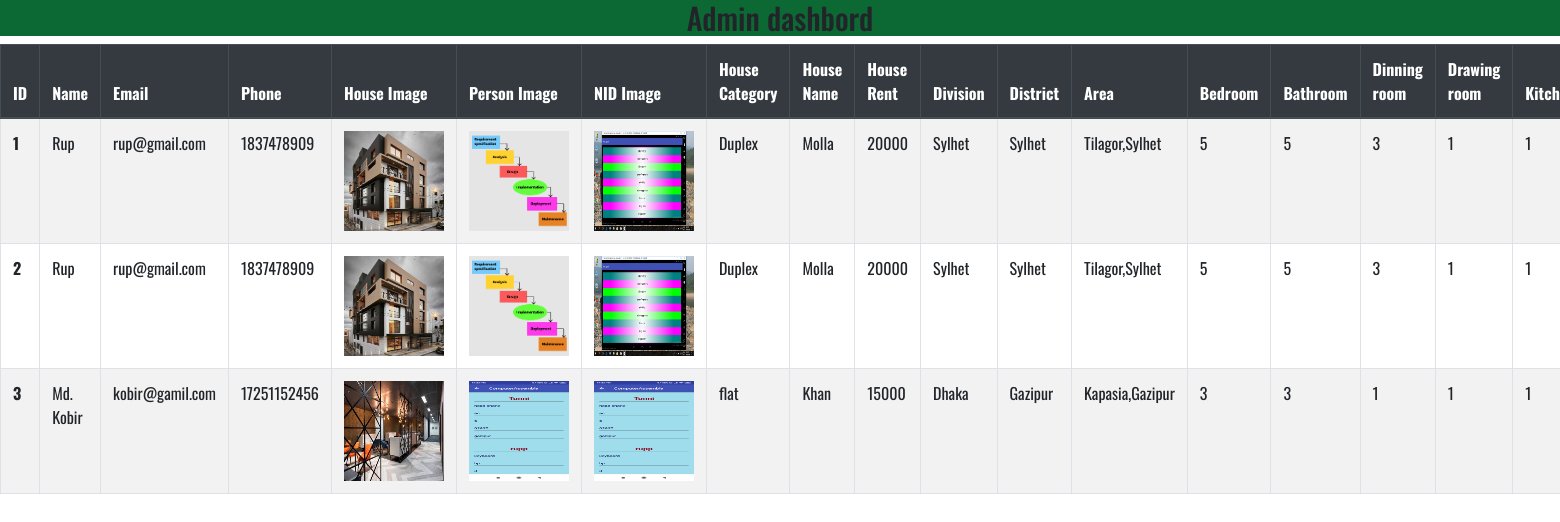
The app's page /admindashboard/ with its own data.
### houserental/models.py (models this page shows)
class ownerformfill(models.Model):
    ownername=models.CharField(max_length=100)
    email=models.EmailField()
    phn=models.IntegerField()
    housecategory=models.CharField(choices=HOUSE_CATEGORY, max_length=200)
    housename=models.CharField(max_length=100)
    houserent=models.PositiveIntegerField(default=0)
    img=models.ImageField(upload_to=fileimg, null=True, blank=True )
    imgidfont=models.ImageField(upload_to=fileimg, null=True, blank=True )
    imgidback=models.ImageField(upload_to=fileimg, null=True, blank=True )
    division=models.CharField(max_length=50)   #select dity pari nai..tai choices=DIVIDSION cut korlm
    district=models.CharField(max_length=100)
    area=models.CharField(max_length=250, verbose_name='Area', blank=True)
    housesize=models.CharField(max_length=100)
    bedroom=models.PositiveIntegerField(default=0)
    dinning=models.PositiveIntegerField(default=0)
    drawing=models.PositiveIntegerField(default=0)
    bathroom=models.PositiveIntegerField(default=0)
    kitchen=models.PositiveIntegerField(default=0)
    balcony=models.PositiveIntegerField(default=0)
    allinfo=models.CharField(max_length=100)
    class Meta:
        verbose_name = "Ownerformfill"
        verbose_name_plural = "Ownerformfill"

### houserental/views.py (the view)
# urls.py: path('admindashboard/', views.admindashboard, name='admindashboard'),
def admindashboard(request):
    if request.method =="POST":
        a=request.POST.get('houserent')
        b=request.POST.get('housesize')
        formfetch=ownerformfill.objects.all()
    else:
        formfetch=ownerformfill.objects.all()
    return render(request, 'admindashboard.html',{'formfetch':formfetch} )

### template/admindashboard.html (shortened to what this page needs)
{%load static %}
<!DOCTYPE>
<html>
  <head>
<link rel="stylesheet" href="https://cdn.jsdelivr.net/npm/bootstrap@4.6.1/dist/css/bootstrap.min.css">
{%load static %}
<link rel="stylesheet" href="{% static 'css/style.css'%}">
<link rel="stylesheet" href="{% static 'css/base.css'%}">
<link rel="stylesheet" href="https://cdnjs.cloudflare.com/ajax/libs/font-awesome/6.0.0-beta2/css/all.min.css">
<link rel="stylesheet" href="https://unpkg.com/@trevoreyre/autocomplete-js/dist/style.css"/>
<link rel="stylesheet" href="https://ajax.googleapis.com/ajax/libs/jqueryui/1.11.4/themes/smoothness/jquery-ui.css">
</head>
<body>
<h1 class="feature">Admin dashbord</h1>
<div class="content">
{% if formfetch %}
<table class="table table-bordered table-striped ">
    <thead class="thead-dark">
      <tr>
        <th scope="col">ID</th>
        <th scope="col">Name</th>
        <th scope="col">Email</th>
        <th scope="col">Phone</th>
        <th scope="col">House Image</th>
        <th scope="col">Person Image</th>
        <th scope="col">NID Image</th>
        <th scope="col">House Category</th>
        <th scope="col">House Name</th>
        <th scope="col">House Rent</th>
        <th scope="col">Division</th>
        <th scope="col">District</th>
        <th scope="col">Area</th>
        <th scope="col">Bedroom</th>
        <th scope="col">Bathroom</th>
        <th scope="col">Dinning room</th>
        <th scope="col">Drawing room</th>
        <th scope="col">Kitchen</th>
      </tr>
    </thead>
    <tbody>
        {% for f in formfetch%}
      <tr>
        <th scope="row">{{f.id}}</th>
        <td>{{f.ownername}}</td>
        <td>{{f.email}}</td>
        <td>{{f.phn}}</td>
        <td>
            <img style="height:100px" src="{{ f.img.url }}" alt="Category image" class="image-responsive mx-auto" width="100px" height="30%">
        </td>
        <td>
          <img style="height:100px" src="{{ f.imgidfont.url }}" alt="Category image" class="image-responsive" width="100px">
       </td>
       <td>
        <img style="height:100px" src="{{ f.imgidback.url }}" alt="Category image" class="image-responsive" width="100px">
      </td>
      <td>{{f.housecategory}}</td>
      <td>{{f.housename}}</td>
      <td>{{f.houserent}}</td>
      <td>{{f.division}}</td>
      <td>{{f.district}}</td>
      <td>{{f.area}}</td>
      <td>{{f.bedroom}}</td>
      <td>{{f.bathroom}}</td>
      <td>{{f.dinning}}</td>
      <td>{{f.drawing}}</td>
      <td>{{f.kitchen}}</td>
</tr>
{%endfor%}
</tbody>
</table>
{%endif%}
</div>
  </body>
</html>

### static/css/style.css (style rules this page uses)
* { font-family: 'Bebas Neue', cursive; font-family: 'Oswald', sans-serif; }
.feature { background-color: #0D6934; font-size: 30px; text-align: center; }

### static/css/base.css (style rules this page uses)
.image-responsive { height: 300px; }

### records on screen
ownerformfill: id "1", ownername "Rup", email "rup@gmail.com", phn "1837478909", img (picture), imgidfont (picture), imgidback (picture), housecategory "Duplex", housename "Molla", houserent "20000", division "Sylhet", district "Sylhet", area "Tilagor,Sylhet", bedroom "5", bathroom "5", dinning "3", drawing "1", kitchen "1"
ownerformfill: id "2", ownername "Rup", email "rup@gmail.com", phn "1837478909", img (picture), imgidfont (picture), imgidback (picture), housecategory "Duplex", housename "Molla", houserent "20000", division "Sylhet", district "Sylhet", area "Tilagor,Sylhet", bedroom "5", bathroom "5", dinning "3", drawing "1", kitchen "1"
ownerformfill: id "3", ownername "Md. Kobir", email "kobir@gamil.com", phn "17251152456", img (picture), imgidfont (picture), imgidback (picture), housecategory "flat", housename "Khan", houserent "15000", division "Dhaka", district "Gazipur", area "Kapasia,Gazipur", bedroom "3", bathroom "3", dinning "1", drawing "1", kitchen "1"
